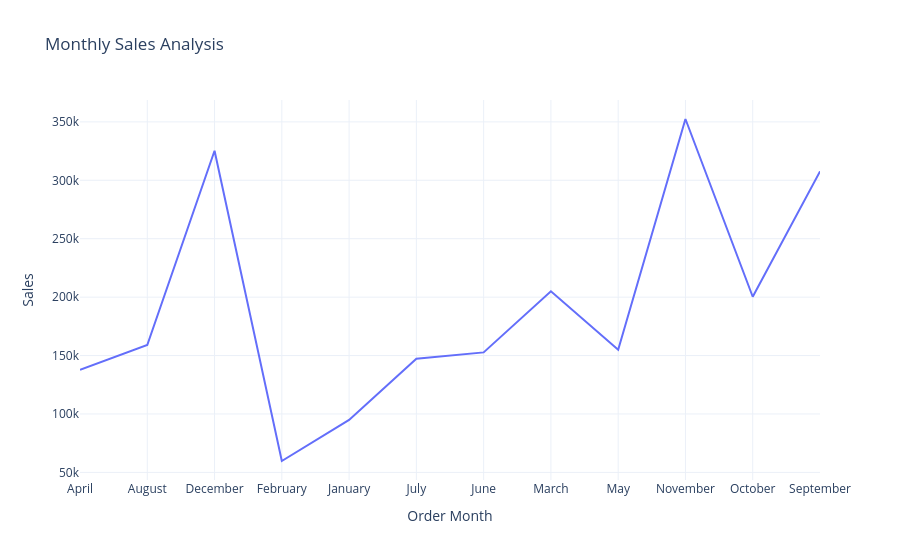

Notebook code for this chart:
### Code cell
monthsales_Chart=px.line(sales_by_month,
                         x='Order Month',
                         y='Sales',
                         title="Monthly Sales Analysis")
monthsales_Chart.show()

### Figure 1 — Plotly figure (JSON) as saved in the notebook; plotly's stock layout.template omitted (floating-point values rounded to 4 significant figures)
{"data": [{"hovertemplate": "Order Month=%{x}<br>Sales=%{y}<extra></extra>", "legendgroup": "", "line": {"color": "#636efa", "dash": "solid"}, "marker": {"symbol": "circle"}, "mode": "lines", "name": "", "orientation": "v", "showlegend": false, "type": "scatter", "x": ["April", "August", "December", "February", "January", "July", "June", "March", "May", "November", "October", "September"], "xaxis": "x", "y": [137800.0, 159000.0, 325300.0, 59750.0, 94920.0, 147200.0, 152700.0, 205000.0, 155000.0, 352500.0, 200300.0, 307600.0], "yaxis": "y"}], "layout": {"legend": {"tracegroupgap": 0}, "title": {"text": "Monthly Sales Analysis"}, "xaxis": {"anchor": "y", "domain": [0, 1], "title": {"text": "Order Month"}}, "yaxis": {"anchor": "x", "domain": [0, 1], "title": {"text": "Sales"}}}}
